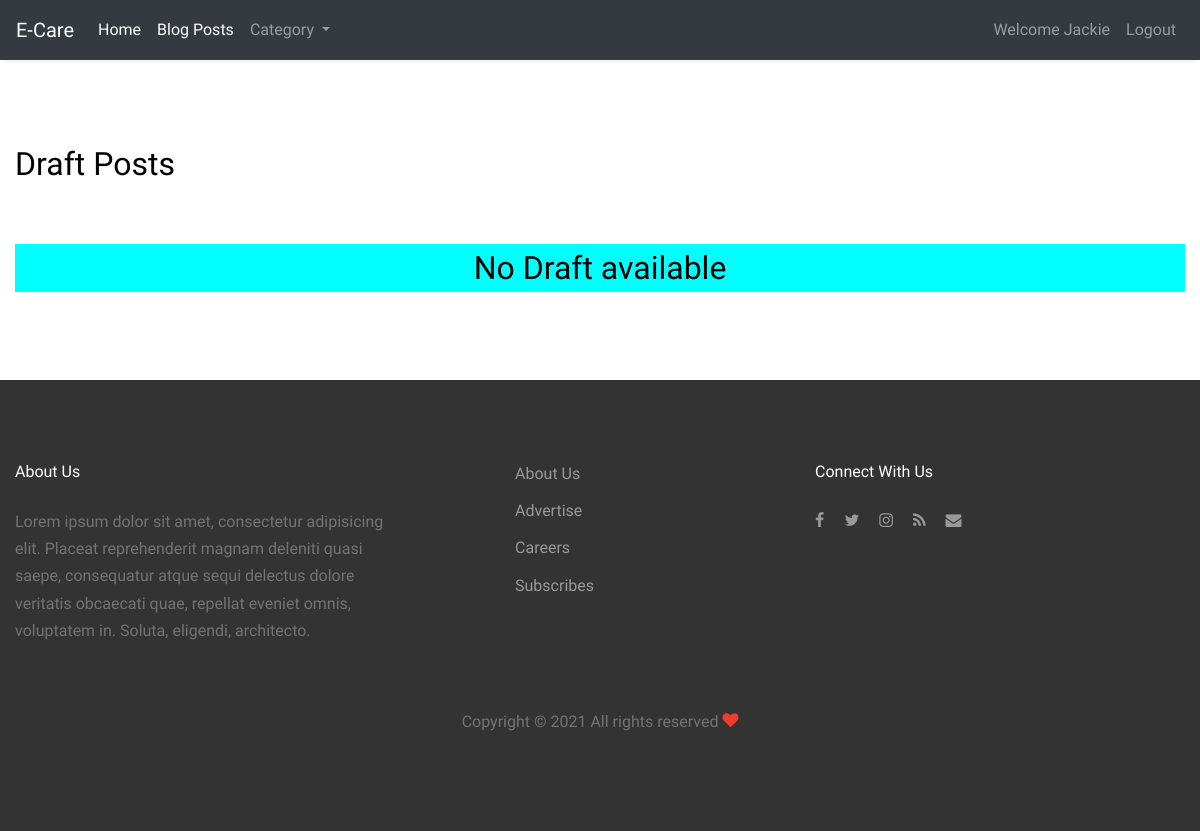
Page /viewdraftpost/4 (signed in) on the earlier database version.
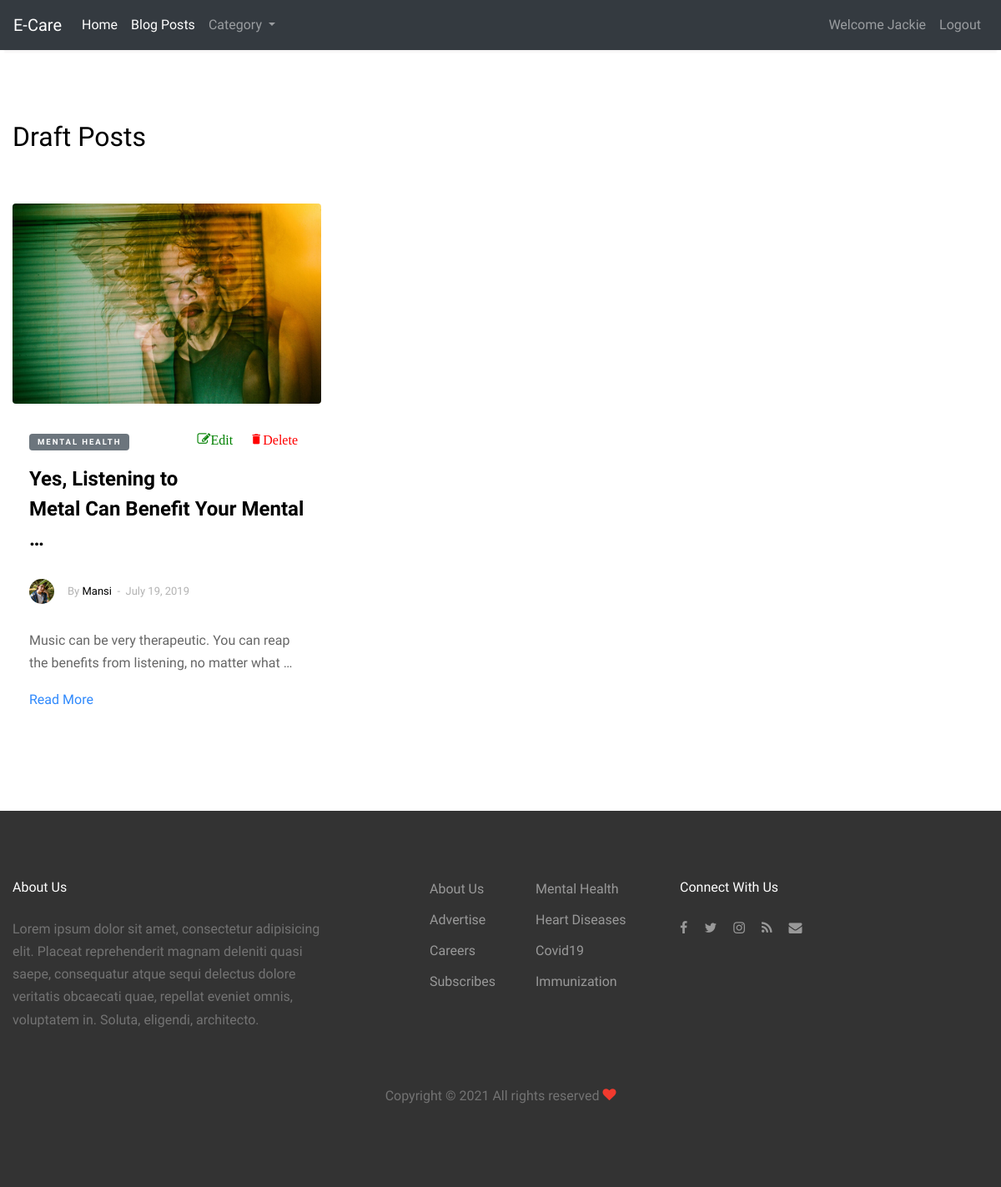
Same page on the later database version.
### app/models.py (models this page shows, shortened)
class Post(models.Model):
	title = models.CharField(max_length=255)
	slug = models.SlugField(unique=True)
	status = models.CharField(choices=STATUS_CHOICES, default='draft', max_length=10)
	publication_date = models.DateTimeField(default=now)
	category = models.ForeignKey(Category, on_delete=models.CASCADE)
	picture = models.ImageField(upload_to=filepath, null=True , blank=True)
	summary = models.TextField(max_length=1000)
	content = models.TextField(max_length=1000)
	author = models.CharField(max_length=30)

class Category(models.Model):
	title = models.CharField(max_length=100, verbose_name='Title')
	def __str__(self):
		return self.title

class Patient(models.Model):
    image = models.ImageField(upload_to=filepath, null=True , blank=True)
    username = models.CharField(max_length=50)
    first_name = models.CharField(max_length=50)
    last_name = models.CharField(max_length=50)
    email = models.EmailField()
    DorP = models.CharField(max_length=2, default='1')
    line1 = models.TextField(max_length=500)
    state = models.CharField(max_length=500)
    city = models.CharField(max_length=500)
    pincode = models.PositiveBigIntegerField()
    password = models.CharField(max_length=500)
    cpassword = models.CharField(max_length=500)

### app/views.py (the view)
# urls.py: path('viewdraftpost/<int:userid>', viewalldraftpost , name='draftpost'),
def viewalldraftpost(request , userid):
    categories = Category.objects.all()
    draftpost = Post.objects.filter(Q(status='draft') & Q(author=userid))
    return render(request, 'draftpost.html', {'publishpost':draftpost, 'categories':categories})

### app/templatetags/getname.py (called while the page is built)
@register.filter(name='author_name')
def author_name(id):
    created_by = Patient.objects.filter(id=id).first()
    return created_by.first_name

@register.filter(name='author_img')
def author_img(id):
    created_by = Patient.objects.filter(id=id).first()
    return created_by.image.url

@register.filter(name='is_doctor')
def is_doctor(login_user_id):
    doc = Patient.objects.filter(id=login_user_id).first()
    if doc.DorP=='2':
        return True
    return False

### app/templates/draftpost.html (shortened to what the changed rows need)
<!doctype html>
<html lang="en">
{% load static %}
{% load getname %}
<head>
  <link rel="stylesheet" href="https://maxcdn.bootstrapcdn.com/bootstrap/4.0.0/css/bootstrap.min.css"
>
<link rel="stylesheet" href="{% static 'lost/fonts/icomoon/style.css' %}">
<link rel="stylesheet" href="{% static 'lost/css/bootstrap.min.css' %}">
<link rel="stylesheet" href="{% static 'lost/css/magnific-popup.css' %}">
<link rel="stylesheet" href="{% static 'lost/css/jquery-ui.css' %}">
<link rel="stylesheet" href="{% static 'lost/css/owl.carousel.min.css' %}">
<link rel="stylesheet" href="{% static 'lost/css/owl.theme.default.min.css' %}">
<link rel="stylesheet" href="{% static 'lost/css/bootstrap-datepicker.css' %}">
<link rel="stylesheet" href="{% static 'lost/fonts/flaticon/font/flaticon.css' %}">
<link rel="stylesheet" href="{% static 'lost/css/aos.css' %}">
<link rel="stylesheet" href="{% static 'lost/css/style.css' %}">
</head>
<body>
<div class="site-wrap">
    <div class="site-section">
      <div class="container">
        <div class="row mb-5">
          <div class="col-12">
            <h2>Draft Posts</h2>
          </div>
        </div>
        {% if publishpost %}
        <div class="row">
        {% for post in publishpost %}
          <div class="col-lg-4 mb-4">
            <div class="entry2">
              <a href="{% url 'fullview' post.slug %}"><img style="height:15rem;" src="{{post.picture.url}}" alt="Image" class="img-fluid rounded"></a>
              <div class="excerpt">
              <span class="post-category text-white bg-secondary mb-3">{{post.category}}</span><div class="float-right">
                  <p>
                <a href="{% url 'editpost' post.id %}"><span style="color: green;" class="icon-edit pt-2 pr-2 pb-2 pl-0">Edit</span></a>
                <a href="{% url 'deletepost' post.id %}"><span style="color: red;" class="icon-delete p-2">Delete</span></a></p></div>
              <h2><a href="{% url 'fullview' post.slug %}">{{post.title|truncatewords:8}}</a></h2>
              <div class="post-meta align-items-center text-left clearfix">
                <figure class="author-figure mb-0 mr-3 float-left"><img src="{{post.author|author_img}}" alt="image" class="img-fluid"></figure>
                <span class="d-inline-block mt-1">By <a href="">{{post.author|author_name}}</a></span>
                <span>&nbsp;-&nbsp; July 19, 2019</span>
              </div>
                <p>{{post.summary|truncatewords:15}}</p>
                <p><a href="{% url 'fullview' post.slug %}">Read More</a></p>
              </div>
            </div>
          </div>
        {% endfor %}
        </div>
        {% else %}
            <h2 style="background-color: aqua; color: black; text-align:center;">No Draft available</h2>
        {% endif %}
      </div>
    </div>
    <div class="site-footer">
      <div class="container">
        <div class="row mb-5">
          <div class="col-md-3 ml-auto">
            <ul class="list-unstyled float-left">
              {% for cat in categories %}
              <li><a href="{% url 'allpostbycategory' cat.id %}">{{cat.title}}</a></li>
              {% endfor %}
            </ul>
          </div>
        </div>
      </div>
    </div>
  </div>
</body>
</html>

Differences in the rows shown:
added Post: picture (picture), category "MENTAL HEALTH", title "Yes, Listening to Metal Can Benefit Your Mental …", author|author_img (picture), author|author_name "Mansi", summary "Music can be very therapeutic. You can reap the benefits from listening, no matter what …"
added Category: title "Mental Health"
added Category: title "Heart Diseases"
added Category: title "Covid19"
added Category: title "Immunization"
Other differences:
text no longer shown: "No Draft available"
